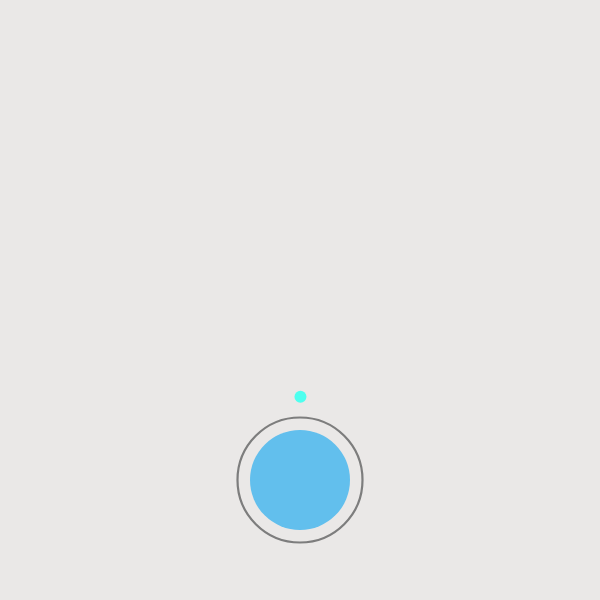
Frame 1 (no input)
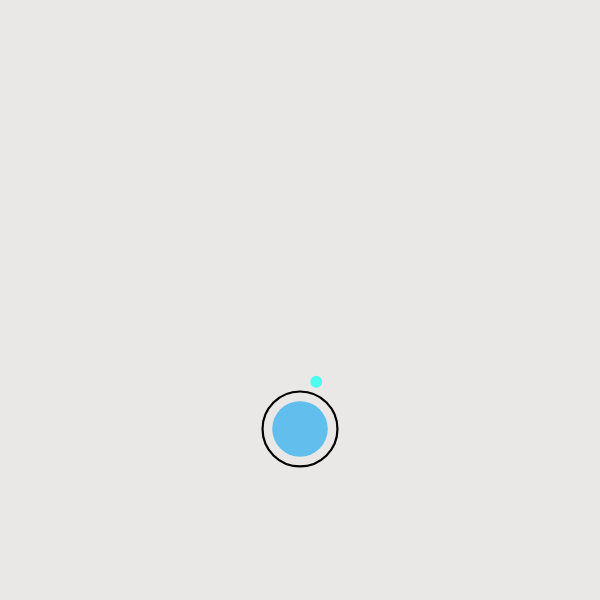
Frame 60 (no input)
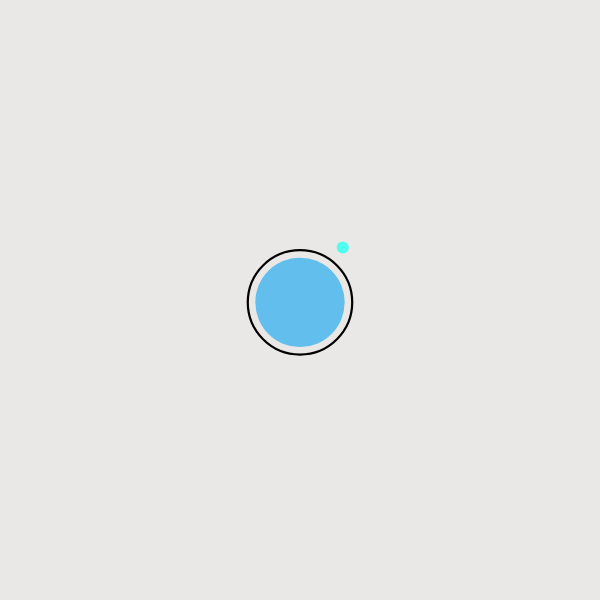
Frame 120 (the mouse pressed at the canvas centre since frame 60)

The p5.js sketch that drew these frames (run headless with seeded random() and noise() and a simulated clock; from frame 60 on, the mouse is pressed at the canvas centre):

// p5.js sketch
// ── sketch.js
let pos, planet, bubble, halo, edge, inhale, stop, exhale, repeat, time, c, bubbleSize, planetSize, bubbleGrowth, haloSize, haloGrowth, haloColor;

const cnv = 600;

function setup () {
  createCanvas(cnv, cnv);
  planet = createVector(width / 2, height / 2);
  pos    = createVector(width / 2, height * 0.8);
  bubble = 100;
  c      = 125;
  edge   = 0.3;
  halo   = 125;

  time   = frameCount % 1140;
  inhale = time;
  stop   = inhale + 60 * 4;
  exhale = stop   + 60 * 7;
  repeat = exhale + 60 * 8;

  bubbleGrowth = height * 0.08;
  bubbleSize   = height * 0.15;
  haloGrowth   = height * 0.070;
  haloSize     = height * 0.175;
  planetSize   = height * 0.020;
  haloColor    = 0;
}

function draw () {
  background('#EAE8E7');
  time = frameCount % 1140;
  planet.x = pos.x + halo / 1.5 * cos(map(time, 0, 1140, 5*PI/2, PI/2));
  planet.y = pos.y + halo / 1.5 * sin(map(time, 0, 1140, 7*PI/2, 3*PI/2));

  stroke(c);
  strokeWeight(2.2);
  noFill();
  ellipse(pos.x, pos.y, halo);

  noStroke();
  fill('#62BFED');
  ellipse(pos.x, pos.y, bubble);

  fill('#4EFFEF');
  ellipse(planet.x, planet.y, planetSize);

  if (time < stop) {
    if (time <= inhale + 60) {
      c = haloColor + (255 - haloColor) * sin(map(time, inhale, inhale+60, PI/2, PI*2));
    }
    pos.y  = height / 2 + height * edge * sin(map(time, inhale, stop, PI/2, 3*PI/2));
    bubble = bubbleSize + bubbleGrowth * sin(map(time, inhale, stop, 3*PI/2, PI/2));
    halo   = haloSize + haloGrowth * sin(map(time, inhale, stop, 3*PI/2, PI/2));
  }
  else {
    if (time >= stop + 60) {
      c = haloColor + (255 - haloColor) * sin(map(time, exhale, stop + 60, PI / 2, PI));
    }
    else {
      if (time >= exhale && time <= repeat) {
        c = haloColor + (255 - haloColor) * sin(map(time, exhale, exhale + 60, PI / 2, PI));
      }
      pos.y  = height / 2 + height * edge * sin(map(time, exhale, stop, PI / 2, 3 * PI / 2));
      bubble = bubbleSize + bubbleGrowth * sin(map(time, exhale, stop, 3 * PI / 2, PI / 2));
      halo   = haloSize + haloGrowth * sin(map(time, exhale, stop, 3 * PI / 2, PI / 2));
    }
  }
}
